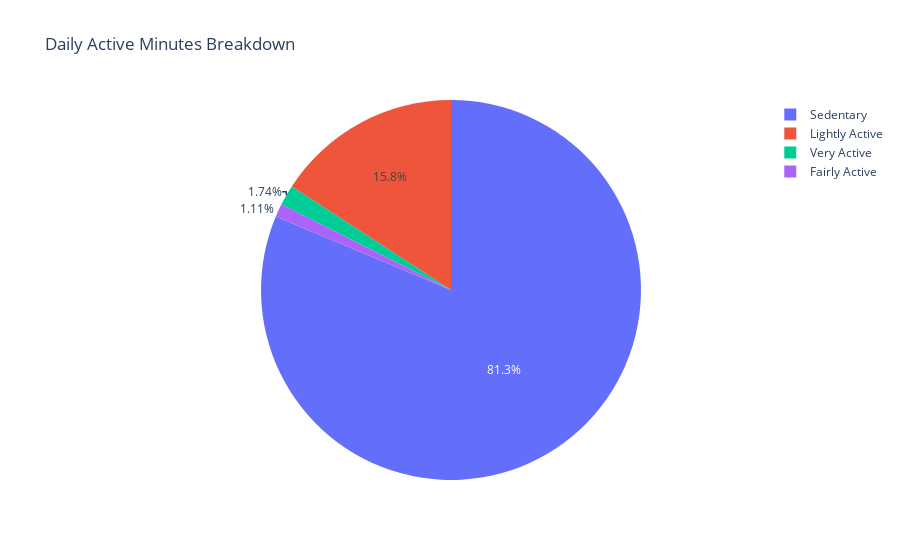

Notebook cell for this chart:
### Code cell
import matplotlib.pyplot as plt
import pandas as pd
import plotly.express as px


daily_activity = pd.read_csv('daily_activity.csv')




# Extract the activity data from the DataFrame
activity = daily_activity[['VeryActiveMinutes', 'FairlyActiveMinutes', 'LightlyActiveMinutes', 'SedentaryMinutes']].sum()

# Define the labels and values for the pie chart
labels = ['Very Active', 'Fairly Active', 'Lightly Active', 'Sedentary']
values = activity.values

# Create the pie chart using Plotly Express
fig = px.pie(values=values, names=labels, title='Daily Active Minutes Breakdown')

# Display the chart
fig.show()

### Figure 1 — Plotly figure (JSON) as saved in the notebook; plotly's stock layout.template omitted (floating-point values rounded to 4 significant figures)
{"data": [{"domain": {"x": [0, 1], "y": [0, 1]}, "hovertemplate": "label=%{label}<br>value=%{value}<extra></extra>", "labels": ["Very Active", "Fairly Active", "Lightly Active", "Sedentary"], "legendgroup": "", "name": "", "showlegend": true, "type": "pie", "values": [19895, 12751, 181244, 931738]}], "layout": {"legend": {"tracegroupgap": 0}, "title": {"text": "Daily Active Minutes Breakdown"}}}
